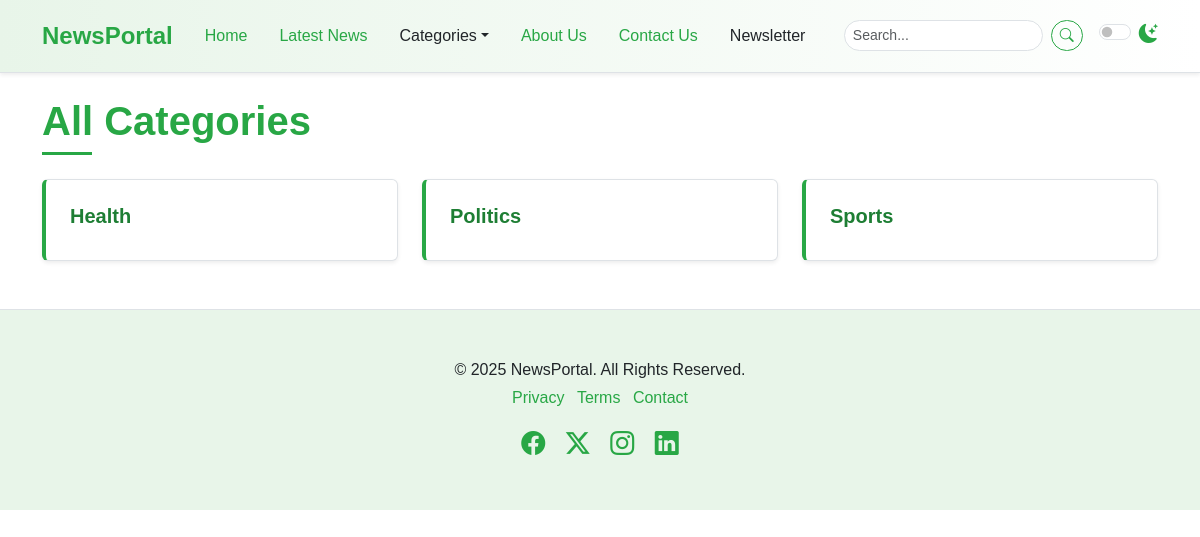
The app's page /category-list/, older data.
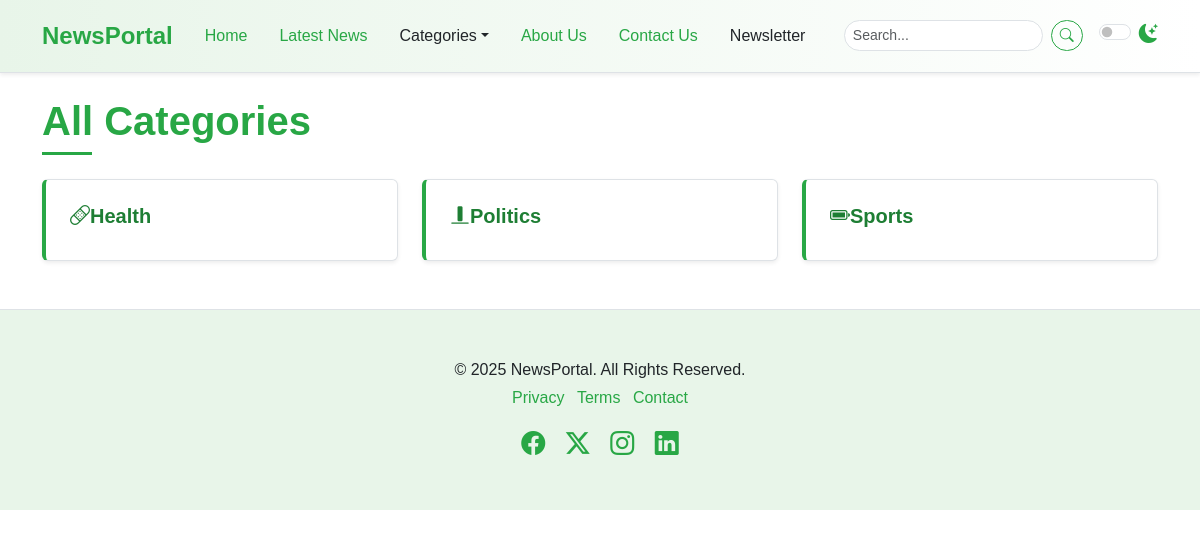
The same page, newer data.
### newspaper/models.py (models this page shows, shortened)
class TimeStampModel(models.Model):
    created_at = models.DateTimeField(auto_now_add=True)
    updated_at = models.DateTimeField(auto_now=True)
    class Meta:
        abstract = True # Don't care table in DB

class Category(TimeStampModel):
    name = models.CharField(max_length=100)
    icon = models.CharField(max_length=100 , null=True , blank=True)
    description = models.TextField(null=True , blank=True)
    class Meta:
        ordering = ["name"] # category.objects.null => ordering by name in ascending
        verbose_name = "category" # singular text ko lagi admin site ma
        verbose_name_plural = "Categories" # add this line

### newspaper/views.py (the view)
# urls.py: path('category-list/',views.CategoryListView.as_view() , name="category-list"),
class CategoryListView(ListView):
    model = Category
    template_name = "newsportal/categories.html"
    context_object_name = "categories"

### newspaper/navigation.py (called while the page is built)
def nav(request):
    categories = Category.objects.all()[:4]
    return {"categories": categories}

### templates/newsportal/categories.html (shortened to what this page needs)
{% extends 'newsportal/base.html' %}
{% block content %}
    <div class="container mt-4 mb-5">
        <h1 class="mb-4 section-title"><span>All Categories</span></h1>
        <div class="row row-cols-1 row-cols-md-2 row-cols-lg-3 g-4">
             {% for category in categories %}
            <div class="col">
                <div class="card h-100 shadow-sm list-item-card">
                    <div class="card-body">
                        <h5 class="card-title"><a href="{% url 'post-by-category' category.pk %}"><i class="{{ category.icon }}"></i>{{ category.name|title }}</a></h5>
                    </div>
                </div>
            </div>
            {% endfor %}
        </div>
    </div>
{% endblock content %}

Row changes from the older to the newer data that the page shows:
changed Category "Health": icon empty → "bi bi-bandaid" (drawn)
changed Category "Politics": icon empty → "bi bi-align-bottom" (drawn)
changed Category "Sports": icon empty → "bi bi-battery-full" (drawn)
